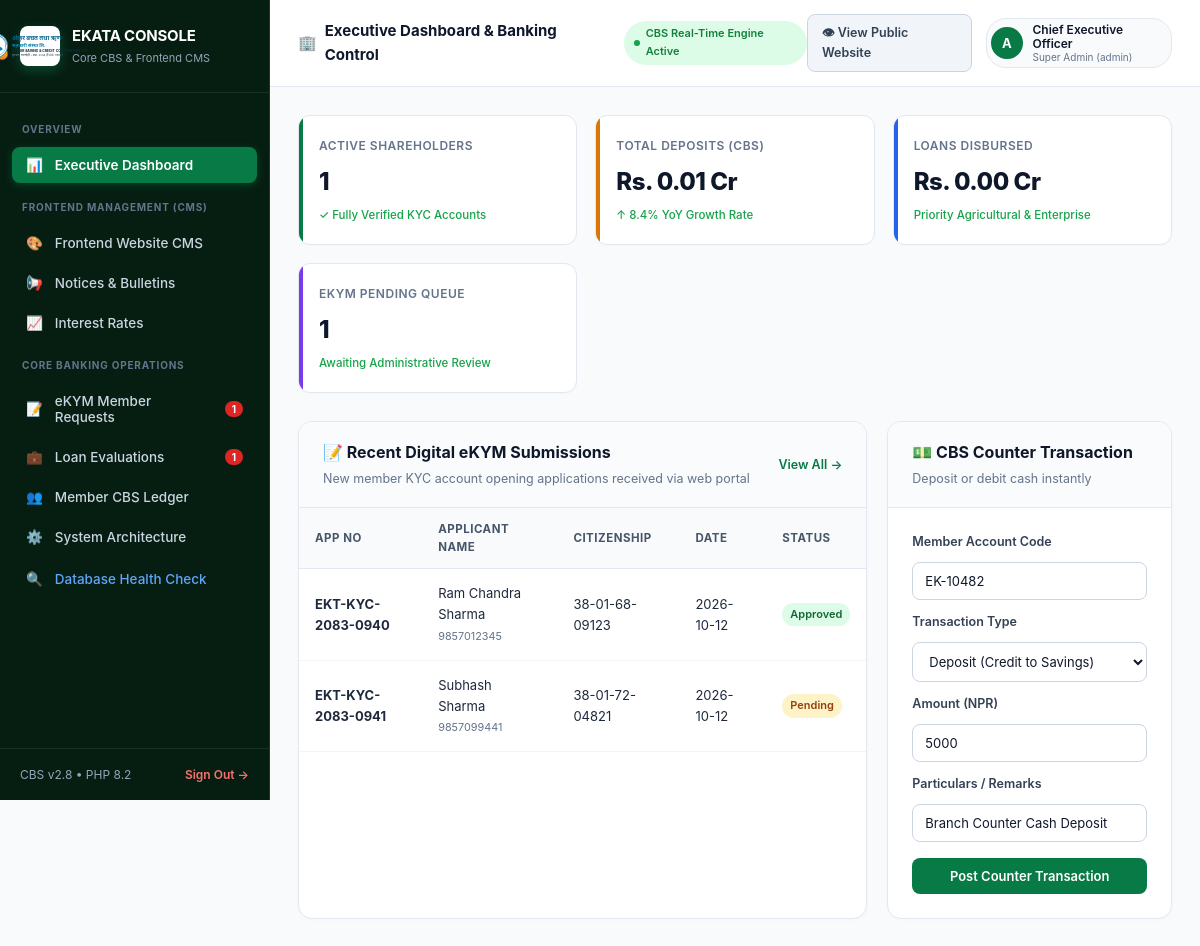
Screenshot of /php-version/admin.php (signed in) with the database file from the repository.
### tables this page shows
CREATE TABLE IF NOT EXISTS `ekym_submissions` (
  `id` INT AUTO_INCREMENT PRIMARY KEY,
  `application_no` VARCHAR(40) UNIQUE NOT NULL,
  `full_name_en` VARCHAR(120) NOT NULL,
  `full_name_np` VARCHAR(120) NOT NULL,
  `father_name` VARCHAR(120) NOT NULL,
  `grandfather_name` VARCHAR(120) NOT NULL,
  `mother_name` VARCHAR(120),
  `spouse_name` VARCHAR(120),
  `dob` VARCHAR(30) NOT NULL,
  `gender` VARCHAR(20) NOT NULL,
  `citizenship_no` VARCHAR(50) NOT NULL,
  `citizenship_district` VARCHAR(50) NOT NULL,
  `phone` VARCHAR(20) NOT NULL,
  `email` VARCHAR(100),
  `permanent_address` VARCHAR(200) NOT NULL,
  `current_address` VARCHAR(200) NOT NULL,
  `perm_province` VARCHAR(80),
  `perm_district` VARCHAR(80),
  `temp_province` VARCHAR(80),
  `temp_district` VARCHAR(80),
  `occupation` VARCHAR(100) NOT NULL,
  `annual_income` VARCHAR(50) NOT NULL,
  `bank_name` VARCHAR(100) NOT NULL,
  `bank_account_no` VARCHAR(50) NOT NULL,
  `nominee_name` VARCHAR(120) NOT NULL,
  `nominee_relation` VARCHAR(50) NOT NULL,
  `nominee_citizenship` VARCHAR(50),
  `status` VARCHAR(30) DEFAULT 'Pending',
  `remarks` TEXT,
  `member_photo` LONGTEXT,
  `citizenship_front` LONGTEXT,
  `citizenship_back` LONGTEXT,
  `details_json` LONGTEXT,
  `submitted_at` DATETIME DEFAULT CURRENT_TIMESTAMP,
  `created_at` DATETIME DEFAULT CURRENT_TIMESTAMP,
  `updated_at` DATETIME DEFAULT CURRENT_TIMESTAMP ON UPDATE CURRENT_TIMESTAMP
);

### php-version/admin.php (the view, shortened to what this page needs)
<?php
$db = Database::getConnection();
$currentUser = $_SESSION['username'] ?? 'admin';
$currentFullName = $_SESSION['full_name'] ?? 'Chief Executive Officer';
$membersTotal = (int)($db->query("SELECT COUNT(*) as c FROM members")->fetch()['c'] ?? 15420);
$savingsTotal = (float)($db->query("SELECT SUM(regular_saving_balance) as s FROM members")->fetch()['s'] ?? 1280000000);
$loansTotal = (float)($db->query("SELECT SUM(loan_balance) as l FROM members")->fetch()['l'] ?? 984000000);
$pendingEkymCount = (int)($db->query("SELECT COUNT(*) as c FROM ekym_submissions WHERE status = 'Pending'")->fetch()['c'] ?? 0);
$pendingLoansCount = (int)($db->query("SELECT COUNT(*) as c FROM loan_applications WHERE status = 'Under Review'")->fetch()['c'] ?? 0);
$ekymList = $db->query("SELECT * FROM ekym_submissions ORDER BY id DESC LIMIT 20")->fetchAll();
?>
<!DOCTYPE html>
<html lang="en">
<head>
  <link rel="stylesheet" href="style.css">
</head>
<body>
  <aside class="admin-sidebar">
    <div class="sidebar-brand">
      <div class="logo-icon" style="background:#fff; padding:3px; border-radius:8px; display:flex; align-items:center; justify-content:center;">
        <img src="/assets/images/ekata-logo.svg" alt="Ekata" style="height:28px; width:auto;" onerror="this.src='../assets/images/ekata-logo.svg'">
      </div>
      <div class="brand-text">
        <h2>EKATA CONSOLE</h2>
        <small>Core CBS & Frontend CMS</small>
      </div>
    </div>
    <nav class="sidebar-menu">
      <div class="menu-header">Overview</div>
      <button class="menu-item active" onclick="switchMainTab('dashboard', this)">
        <span>📊</span> Executive Dashboard
      </button>
      <div class="menu-header">Frontend Management (CMS)</div>
      <button class="menu-item" onclick="switchMainTab('frontend-cms', this)">
        <span>🎨</span> Frontend Website CMS
      </button>
      <button class="menu-item" onclick="switchMainTab('notices-cms', this)">
        <span>📢</span> Notices & Bulletins
      </button>
      <button class="menu-item" onclick="switchMainTab('rates-cms', this)">
        <span>📈</span> Interest Rates
      </button>
      <div class="menu-header">Core Banking Operations</div>
      <button class="menu-item" onclick="switchMainTab('ekym-queue', this)">
        <span>📝</span> eKYM Member Requests
        <?php if ($pendingEkymCount > 0): ?>
          <span class="badge-count"><?= $pendingEkymCount ?></span>
        <?php endif; ?>
      </button>
      <button class="menu-item" onclick="switchMainTab('loans-queue', this)">
        <span>💼</span> Loan Evaluations
        <?php if ($pendingLoansCount > 0): ?>
          <span class="badge-count"><?= $pendingLoansCount ?></span>
        <?php endif; ?>
      </button>
      <button class="menu-item" onclick="switchMainTab('members-ledger', this)">
        <span>👥</span> Member CBS Ledger
      </button>
      <button class="menu-item" onclick="switchMainTab('system-tools', this)">
        <span>⚙️</span> System Architecture
      </button>
      <a href="check_db.php" target="_blank" class="menu-item" style="color: #60a5fa; text-decoration: none;">
        <span>🔍</span> Database Health Check
      </a>
    </nav>
    <div class="sidebar-footer">
      <span>CBS v2.8 • PHP 8.2</span>
      <a href="api.php?action=logout" style="color:#f87171; text-decoration:none; font-weight:600;">Sign Out →</a>
    </div>
  </aside>
  <main class="admin-main">
    <header class="admin-topbar">
      <div class="topbar-left">
        <div class="breadcrumb-title" id="breadcrumbLabel">
          <span>🏢</span> Executive Dashboard & Banking Control
        </div>
        <div class="status-pill">
          CBS Real-Time Engine Active
        </div>
      </div>
      <div class="topbar-right">
        <a href="index.php" target="_blank" class="btn-public-preview">
          👁 View Public Website
        </a>
        <div class="admin-user-pill">
          <div class="admin-avatar">A</div>
          <div class="admin-user-info">
            <div class="admin-user-name"><?= htmlspecialchars($currentFullName) ?></div>
            <div class="admin-user-role">Super Admin (<?= htmlspecialchars($currentUser) ?>)</div>
          </div>
        </div>
      </div>
    </header>
    <div class="admin-content">
      <div id="tab-dashboard" class="tab-pane active">
        <div class="kpi-grid">
          <div class="kpi-card">
            <div class="kpi-label">Active Shareholders</div>
            <div class="kpi-value"><?= number_format($membersTotal) ?></div>
            <div class="kpi-sub">✓ Fully Verified KYC Accounts</div>
          </div>
          <div class="kpi-card accent">
            <div class="kpi-label">Total Deposits (CBS)</div>
            <div class="kpi-value">Rs. <?= number_format($savingsTotal / 10000000, 2) ?> Cr</div>
            <div class="kpi-sub">↑ 8.4% YoY Growth Rate</div>
          </div>
          <div class="kpi-card blue">
            <div class="kpi-label">Loans Disbursed</div>
            <div class="kpi-value">Rs. <?= number_format($loansTotal / 10000000, 2) ?> Cr</div>
            <div class="kpi-sub">Priority Agricultural & Enterprise</div>
          </div>
          <div class="kpi-card purple">
            <div class="kpi-label">eKYM Pending Queue</div>
            <div class="kpi-value"><?= $pendingEkymCount ?></div>
            <div class="kpi-sub">Awaiting Administrative Review</div>
          </div>
        </div>
        <div style="display:grid; grid-template-columns: 2fr 1fr; gap: 20px;">
          <div class="panel-box">
            <div class="panel-box-header">
              <div>
                <h3>📝 Recent Digital eKYM Submissions</h3>
                <p>New member KYC account opening applications received via web portal</p>
              </div>
              <button onclick="switchMainTab('ekym-queue')" style="background:none; border:none; color:var(--primary); font-weight:600; cursor:pointer; font-size:12.5px;">View All →</button>
            </div>
            <div class="panel-box-body" style="padding:0;">
              <table class="admin-table">
                <thead>
                  <tr>
                    <th>App No</th>
                    <th>Applicant Name</th>
                    <th>Citizenship</th>
                    <th>Date</th>
                    <th>Status</th>
                  </tr>
                </thead>
                <tbody>
                  <?php if (empty($ekymList)): ?>
                    <tr><td colspan="5" style="text-align:center; color:#94a3b8; padding:30px;">No pending applications.</td></tr>
                  <?php else: ?>
                    <?php foreach (array_slice($ekymList, 0, 5) as $ek): ?>
                      <tr>
                        <td><strong><?= htmlspecialchars($ek['application_no']) ?></strong></td>
                        <td><?= htmlspecialchars($ek['full_name_en']) ?><br><small style="color:#64748b;"><?= htmlspecialchars($ek['phone']) ?></small></td>
                        <td><?= htmlspecialchars($ek['citizenship_no']) ?></td>
                        <td><?= substr($ek['submitted_at'], 0, 10) ?></td>
                        <td>
                          <span class="badge badge-<?= strtolower($ek['status']) ?>"><?= htmlspecialchars($ek['status']) ?></span>
                        </td>
                      </tr>
                    <?php endforeach; ?>
                  <?php endif; ?>
                </tbody>
              </table>
            </div>
          </div>
          <div class="panel-box">
            <div class="panel-box-header">
              <div>
                <h3>💵 CBS Counter Transaction</h3>
                <p>Deposit or debit cash instantly</p>
              </div>
            </div>
            <div class="panel-box-body">
              <form method="POST">
                <div class="form-group" style="margin-bottom:12px;">
                  <label>Member Account Code</label>
                  <input type="text" name="member_code" value="EK-10482" required placeholder="e.g. EK-10482">
                </div>
                <div class="form-group" style="margin-bottom:12px;">
                  <label>Transaction Type</label>
                  <select name="type">
                    <option value="Credit">Deposit (Credit to Savings)</option>
                  </select>
                </div>
                <div class="form-group" style="margin-bottom:12px;">
                  <label>Amount (NPR)</label>
                  <input type="number" name="amount" value="5000" step="100" required>
                </div>
                <div class="form-group" style="margin-bottom:16px;">
                  <label>Particulars / Remarks</label>
                  <input type="text" name="particulars" value="Branch Counter Cash Deposit" required>
                </div>
                <button type="submit" class="btn-save" style="width:100%; justify-content:center;">
                  Post Counter Transaction
                </button>
              </form>
            </div>
          </div>
        </div>
      </div>
    </div>
  </main>
</body>
</html>

### php-version/style.css (style rules this page uses)
:root { --ekata-green: #087a45; --ekata-green-dark: #075c36; --ekata-green-deep: #063b22; --ekata-green-soft: #eef8f2; --ekata-mint: #edf9f2; --ekata-ink: #102f21; --ekata-muted: #66786e; --ekata-line: #dce9e2; --ekata-gold: #f4b52b; --ekata-gold-hover: #ffc73b; --primary-navy: #075c36; --primary-dark: #052d1b; --coop-gold: #f4b52b; --coop-gold-hover: #ffc73b; --coop-gold-light: #fef9ee; --coop-gold-border: #f7e6b5; --accent-red: #c92a2a; --accent-green: #087a45; --bg-slate: #fbfdfc; --card-bg: #ffffff; --text-main: #102f21; --text-muted: #66786e; --border-color: #dce9e2; --radius-sm: 6px; --radius-md: 10px; --radius-lg: 16px; --shadow-sm: 0 1px 3px rgba(0,0,0,0.06); --shadow-md: 0 4px 14px rgba(6,59,34,0.08); --shadow-lg: 0 12px 30px rgba(6,59,34,0.14); --font-family: 'Inter', 'Noto Sans Devanagari', system-ui, -apple-system, BlinkMacSystemFont, "Segoe UI", Roboto, sans-serif; }
* { box-sizing: border-box; margin: 0; padding: 0; }
body { font-family: var(--font-family); background-color: var(--bg-slate); color: var(--text-main); line-height: 1.6; -webkit-font-smoothing: antialiased; }
a { text-decoration: none; color: inherit; }
button, input, select, textarea { font-family: inherit; }
button { cursor: pointer; }
.form-group { margin-bottom: 14px; }
.form-group label { display: block; font-size: 12.5px; font-weight: 700; color: var(--primary-navy); margin-bottom: 4px; }
.form-group input, .form-group select, .form-group textarea { width: 100%; padding: 9px 12px; border: 1px solid var(--border-color); border-radius: var(--radius-sm); font-size: 13.5px; color: var(--text-main); background: #fff; transition: border-color 0.2s; }

### rows the page displays
ekym_submissions: application_no "EKT-KYC-2083-0940", full_name_en "Ram Chandra Sharma", phone "9857012345", citizenship_no "38-01-68-09123", submitted_at "2026-10-12", status "Approved"
ekym_submissions: application_no "EKT-KYC-2083-0941", full_name_en "Subhash Sharma", phone "9857099441", citizenship_no "38-01-72-04821", submitted_at "2026-10-12", status "Pending"

### other values shown
$pendingEkymCount "1"
$pendingLoansCount "1"
$currentFullName "Chief Executive Officer"
$currentUser "admin"
$membersTotal "1"
$savingsTotal / 10000000 "0.01"
$loansTotal / 10000000 "0.00"
